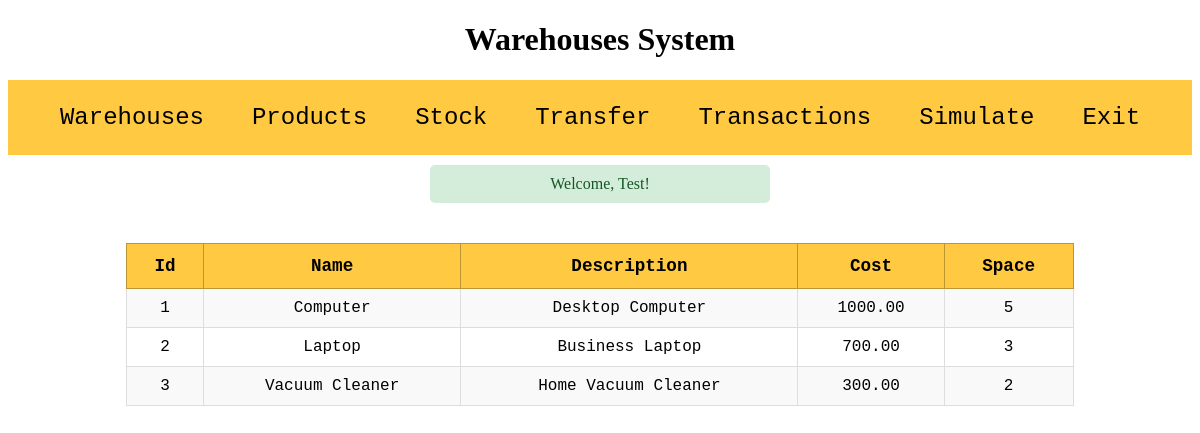
The page /menu.php?page=showProducts (signed in) on the database its author committed.
### tables this page shows
CREATE TABLE products (
    id INT AUTO_INCREMENT PRIMARY KEY,
    name VARCHAR(50) NOT NULL,
    description VARCHAR(100),
    cost DECIMAL(10,2),
    space INT
);

### Logic/showProducts.php (the view)
<?php
try {
    $pdo = new PDO('mysql:host=localhost;dbname=warehouses; charset=utf8', 'root', '');
    $pdo->setAttribute(PDO::ATTR_ERRMODE, PDO::ERRMODE_EXCEPTION);
    $sql = 'SELECT * FROM products';
    $result = $pdo->query($sql);
    echo '<table border=1;>
            <tr>
                <th>Id</th>
                <th>Name</th>
                <th>Description</th>
                <th>Cost</th>
                <th>Space</th>
            </tr>';
    while($row=$result->fetch()){
        echo '<tr><td>' . $row['id'] . '</td><td>' . $row['name'] . '</td><td> ' . $row['description'] . '</td><td>' . $row['cost'] . '</td><td>' . $row['space'] . '</td></tr>';
    }
    echo '</table>';
}
catch(PDOException $e) {
    echo "<div class='error'>Unable to connect to database</div>";
}
?>

### style.css (style rules this page uses)
table { border-collapse: collapse; margin: 40px auto; width: 80%; font-family: "Lucida Console", "Courier New", monospace; background-color: white; }
table th { background-color: #FFC942; padding: 12px; border: 1px solid #BA9634; font-size: 1.1em; }
table td { padding: 10px; border: 1px solid #ddd; text-align: center; }
table tr:nth-child(even) { background-color: #f9f9f9; }

### rows shown on the page
products: id "1", name "Computer", description "Desktop Computer", cost "1000.00", space "5"
products: id "2", name "Laptop", description "Business Laptop", cost "700.00", space "3"
products: id "3", name "Vacuum Cleaner", description "Home Vacuum Cleaner", cost "300.00", space "2"

### other values the page prints
$success "Welcome, Test!"
